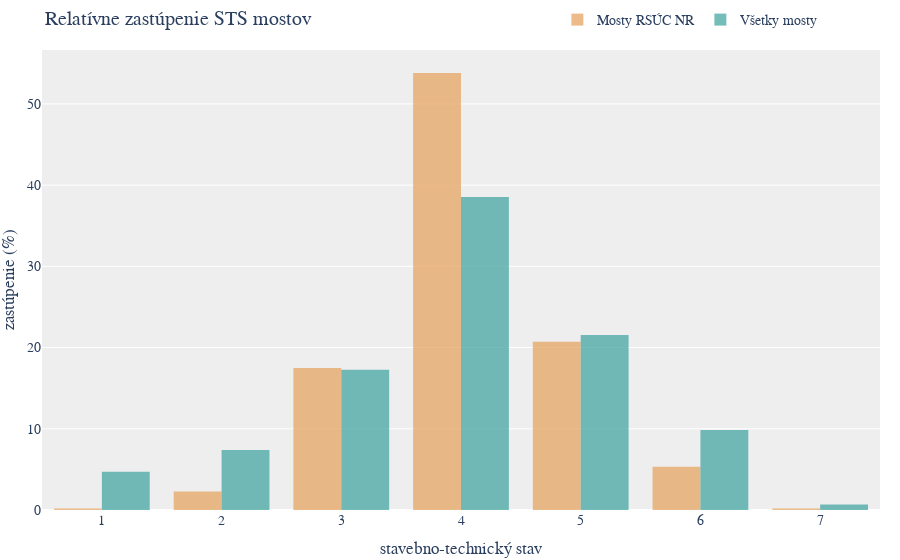

Write notebook code for a chart like this one.
### Code cell
import plotly.graph_objects as go

# Creating the histogram for filtered_bridges
trace_filtered = go.Histogram(
    x=filtered_bridges["n_2023"],
    name='Mosty RSÚC NR',
    marker_color='#e7a564 ',
    opacity=0.75,
    histnorm='percent',
    offsetgroup=1  # Set offsetgroup to 1 for the bars to be side by side
)

# Creating the histogram for df_bridges_all
trace_all = go.Histogram(
    x=df_bridges_all["n_2023"],
    name='Všetky mosty',
    marker_color='#46a7a2',
    opacity=0.75,
    histnorm='percent',
    offsetgroup=2  # Set offsetgroup to 2 for the bars to be side by side
)

# Creating the figure and adding the histograms
fig = go.Figure(data=[trace_filtered, trace_all])

# Update the layout with Montserrat font
fig.update_layout(
    title_text='Relatívne zastúpenie STS mostov',
    xaxis_title_text='stavebno-technický stav',
    yaxis_title_text='zastúpenie (%)',
    barmode='group',  # Set barmode to "group" for bars to be side by side
    font=dict(
        family="Montserrat, sans-serif",  # Set font family to Montserrat
        size=14
    ),
    legend=dict(
        orientation="h",  # Horizontal legend orientation
        yanchor="top",  # Anchor legend to the top
        y=1.10,  # Position the legend slightly above the plot
        xanchor="left",  # Anchor legend to the left
        x=.615  # Align legend to the left
    ),
    plot_bgcolor='#EEEEEE',
    margin=dict(l=0, r=20, t=50, b=50),  # Adjust margins for tight layoutň
    bargap=0.2
)

# Adjusting the opacity for better visualization
fig.update_traces(opacity=0.75)

fig.show()

### Figure 1 — Plotly figure (JSON) as saved in the notebook; plotly's stock layout.template omitted (floating-point values rounded to 4 significant figures; data arrays with more than 128 entries replaced by an {"elided": "..."} marker saying what was removed)
{"data": [{"histnorm": "percent", "marker": {"color": "#e7a564 "}, "name": "Mosty RSÚC NR", "offsetgroup": "1", "opacity": 0.75, "type": "histogram", "x": {"elided": "526 int values"}}, {"histnorm": "percent", "marker": {"color": "#46a7a2"}, "name": "Všetky mosty", "offsetgroup": "2", "opacity": 0.75, "type": "histogram", "x": {"elided": "8125 int values"}}], "layout": {"bargap": 0.2, "barmode": "group", "font": {"family": "Montserrat, sans-serif", "size": 14}, "legend": {"orientation": "h", "x": 0.615, "xanchor": "left", "y": 1.1, "yanchor": "top"}, "margin": {"b": 50, "l": 0, "r": 20, "t": 50}, "plot_bgcolor": "#EEEEEE", "title": {"text": "Relatívne zastúpenie STS mostov"}, "xaxis": {"title": {"text": "stavebno-technický stav"}}, "yaxis": {"title": {"text": "zastúpenie (%)"}}}}
